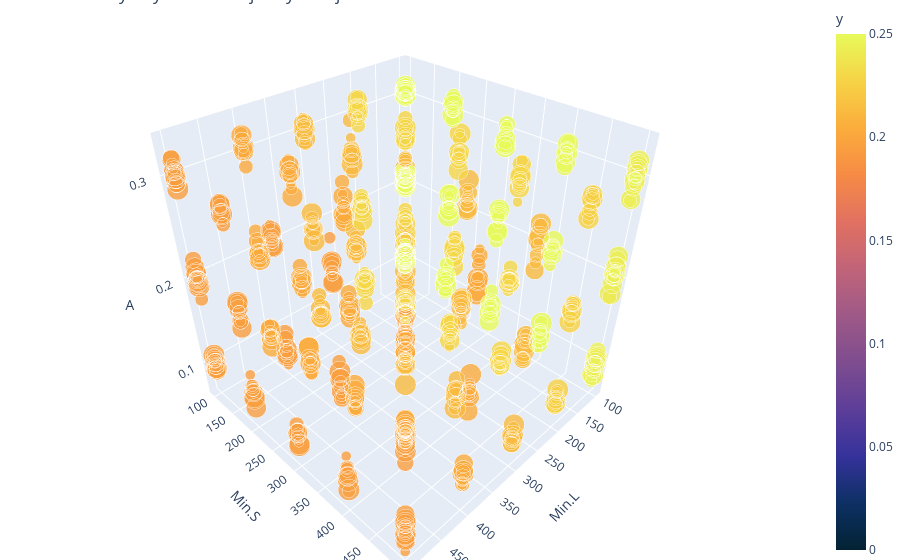

The code cell stored with this chart in its notebook:
### Code cell
from scatter3d import scatter_3d_params
scatter_3d_params(df[df['max_samples'] == 0.05], color_scale=[0,0.25])

### Figure 1 — Plotly figure (JSON) as saved in the notebook; plotly's stock layout.template omitted (floating-point values rounded to 4 significant figures; data arrays with more than 128 entries replaced by an {"elided": "..."} marker saying what was removed)
{"data": [{"hoverinfo": "text", "marker": {"cmax": 0.25, "cmin": 0, "color": {"elided": "810 float values"}, "colorbar": {"title": {"text": "y"}}, "colorscale": [[0, "rgb(3, 35, 51)"], [0.09091, "rgb(13, 48, 100)"], [0.1818, "rgb(53, 50, 155)"], [0.2727, "rgb(93, 62, 153)"], [0.3636, "rgb(126, 77, 143)"], [0.4545, "rgb(158, 89, 135)"], [0.5455, "rgb(193, 100, 121)"], [0.6364, "rgb(225, 113, 97)"], [0.7273, "rgb(246, 139, 69)"], [0.8182, "rgb(251, 173, 60)"], [0.9091, "rgb(246, 211, 70)"], [1, "rgb(231, 250, 90)"]], "opacity": 0.8, "size": {"elided": "810 float values"}, "sizemode": "diameter"}, "mode": "markers", "text": {"elided": "810 str values"}, "type": "scatter3d", "x": {"elided": "810 float values"}, "y": {"elided": "810 float values"}, "z": {"elided": "810 float values"}}], "layout": {"margin": {"b": 0, "l": 0, "r": 0, "t": 0}, "scene": {"xaxis": {"title": {"text": "Min.L"}}, "yaxis": {"title": {"text": "Min.S"}}, "zaxis": {"title": {"text": "A"}}}, "title": {"text": "Parametry i wyniki walidacji krzyżowej"}}}
